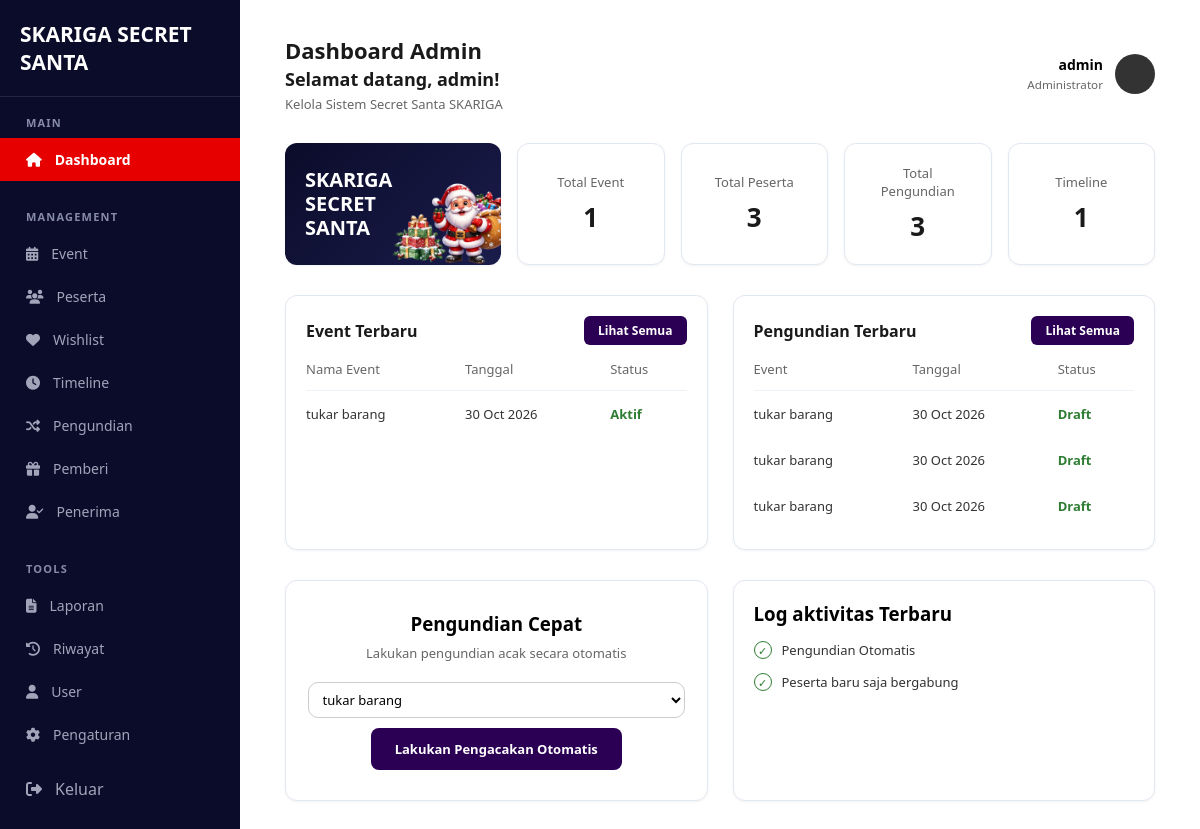
The page /pages/dashboard/menuadmin.php (signed in) on the database as committed earlier.
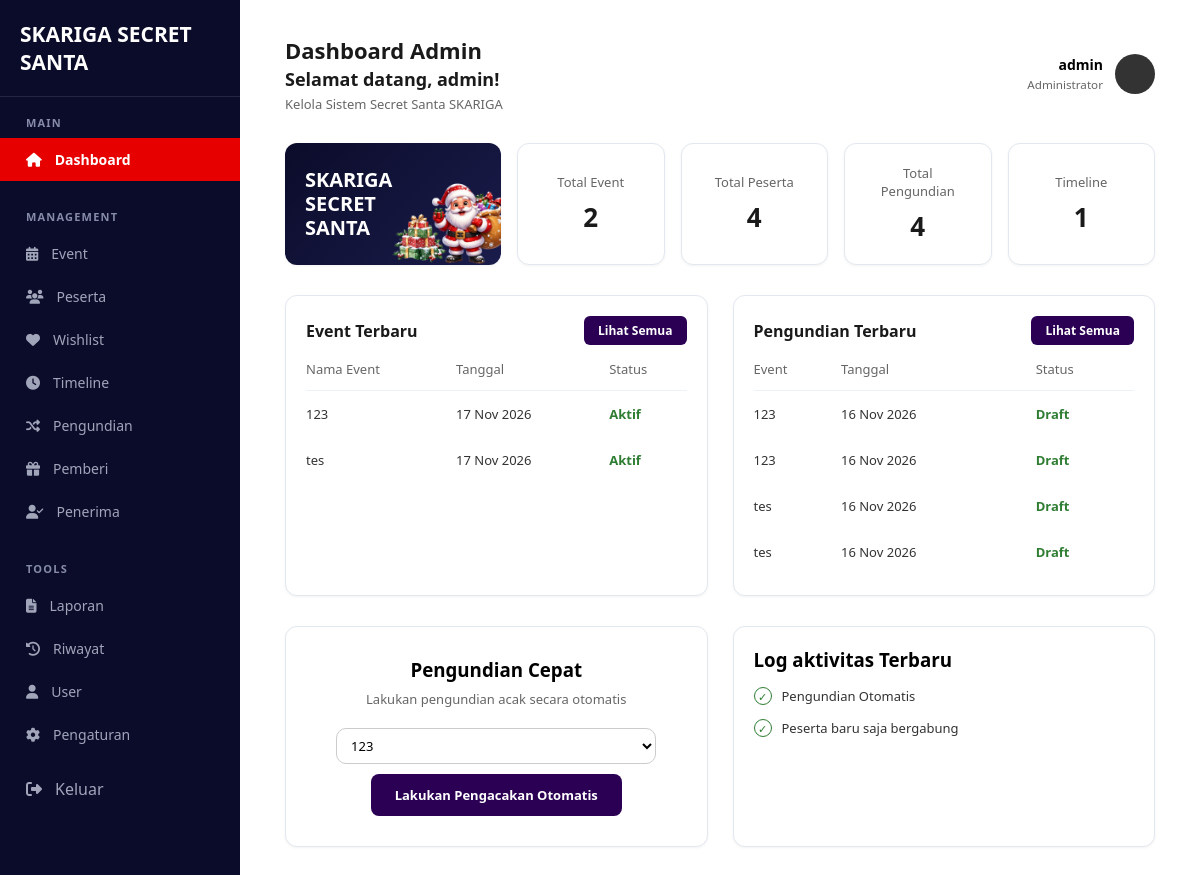
The same page on the database as committed later.
### tables this page shows
CREATE TABLE `events` (
  `id` int(11) NOT NULL,
  `user_id` int(11) NOT NULL,
  `nama_event` varchar(150) NOT NULL,
  `deskripsi` text DEFAULT NULL,
  `tema` varchar(150) DEFAULT NULL,
  `aturan_kado` text DEFAULT NULL,
  `gambar` varchar(255) DEFAULT NULL,
  `budget` decimal(12,2) DEFAULT 0.00,
  `biaya_pendaftaran` decimal(12,2) NOT NULL DEFAULT 0.00,
  `tanggal_event` date DEFAULT NULL,
  `status` enum('draft','aktif','selesai') DEFAULT 'draft',
  `created_at` timestamp NOT NULL DEFAULT current_timestamp()
);

### config/config.php (called while the page is built, shortened)
<?php
$base_url = 'http://localhost:8080/Project-TA-rey-nesya-rendra/';
function base_url($path = '')
{
    global $base_url;
    return $base_url . ltrim($path, '/');
}
?>

### includes/functions.php (called while the page is built, shortened)
<?php
function h($str)
{
    return htmlspecialchars((string) $str, ENT_QUOTES, 'UTF-8');
}
?>

### pages/dashboard/menuadmin.php (the view, shortened to what this page needs)
<?php
require_once __DIR__ . '/../../config/config.php';
require_once __DIR__ . '/../../includes/functions.php';
$total_event = (int) $conn->query("SELECT COUNT(*) AS total FROM events")->fetch_assoc()['total'];
$total_peserta = (int) $conn->query("SELECT COUNT(*) AS total FROM peserta")->fetch_assoc()['total'];
$total_pengundian = (int) $conn->query("SELECT COUNT(*) AS total FROM pengundian")->fetch_assoc()['total'];
$total_timeline = (int) $conn->query("SELECT COUNT(*) AS total FROM timeline")->fetch_assoc()['total'];
$event_terbaru = $conn->query(
    "SELECT nama_event, tanggal_event, status
     FROM events
     ORDER BY created_at DESC
     LIMIT 5"
);
$daftar_event = [];
$resDaftar = $conn->query("SELECT id, nama_event FROM events ORDER BY created_at DESC");
while ($resDaftar && ($ev = $resDaftar->fetch_assoc())) {
    $daftar_event[] = $ev;
}
$pengundian_terbaru = $conn->query(
    "SELECT e.nama_event, p.tanggal_undi, p.status
     FROM pengundian p
     JOIN events e ON e.id = p.event_id
     ORDER BY p.tanggal_undi DESC
     LIMIT 5"
);
?>
<!DOCTYPE html>
<html lang="id">
<head>
    <link rel="stylesheet" href="https://cdnjs.cloudflare.com/ajax/libs/font-awesome/6.6.0/css/all.min.css">
    <link rel="stylesheet" href="<?= base_url('assets/css/style_admin.css') ?>">
</head>
<body>
    <div class="dashboard-container">
        <aside class="admin-sidebar">
    <div class="brand">
        <h2>SKARIGA SECRET SANTA</h2>
    </div>
    <nav class="admin-menu">
        <div class="admin-menu-group">
            <span class="admin-menu-heading">MAIN</span>
            <ul>
                <li class="active"><a href="<?= base_url('pages/dashboard/menuadmin.php') ?>"><i class="fa-solid fa-house admin-icon"></i><span>Dashboard</span></a></li>
            </ul>
        </div>
        <div class="admin-menu-group">
            <span class="admin-menu-heading">MANAGEMENT</span>
            <ul>
                <li><a href="<?= base_url('pages/event/event.php') ?>"><i class="fa-solid fa-calendar-days admin-icon"></i><span>Event</span></a></li>
                <li><a href="<?= base_url('pages/peserta/index.php') ?>"><i class="fa-solid fa-users admin-icon"></i><span>Peserta</span></a></li>
                <li><a href="<?= base_url('pages/wishlist/index.php') ?>"><i class="fa-solid fa-heart admin-icon"></i><span>Wishlist</span></a></li>
                <li><a href="<?= base_url('pages/timeline/index.php') ?>"><i class="fa-solid fa-clock admin-icon"></i><span>Timeline</span></a></li>
                <li><a href="<?= base_url('pages/pengundian/index.php') ?>"><i class="fa-solid fa-shuffle admin-icon"></i><span>Pengundian</span></a></li>
                <li><a href="<?= base_url('pages/pemberi/index.php') ?>"><i class="fa-solid fa-gift admin-icon"></i><span>Pemberi</span></a></li>
                <li><a href="<?= base_url('pages/penerima/index.php') ?>"><i class="fa-solid fa-user-check admin-icon"></i><span>Penerima</span></a></li>
            </ul>
        </div>
        <div class="admin-menu-group">
            <span class="admin-menu-heading">TOOLS</span>
            <ul>
                <li><a href="<?= base_url('pages/laporan/index.php') ?>"><i class="fa-solid fa-file-lines admin-icon"></i><span>Laporan</span></a></li>
                <li><a href="<?= base_url('pages/riwayat/index.php') ?>"><i class="fa-solid fa-clock-rotate-left admin-icon"></i><span>Riwayat</span></a></li>
                <li><a href="<?= base_url('pages/user/index.php') ?>"><i class="fa-solid fa-user admin-icon"></i><span>User</span></a></li>
                <li><a href="<?= base_url('pages/adminpengaturan/index.php') ?>"><i class="fa-solid fa-gear admin-icon"></i><span>Pengaturan</span></a></li>
            </ul>
        </div>
    </nav>
    <div class="admin-sidebar-bottom">
        <a href="<?= base_url('logout.php') ?>"><i class="fa-solid fa-right-from-bracket admin-icon"></i><span>Keluar</span></a>
    </div>
</aside>
        <main>
            <header>
                <div class="header-title">
                    <h2>Dashboard Admin</h2>
                    <h3>Selamat datang, <?= h($_SESSION['nama'] ?? 'Admin') ?>!</h3>
                    <p>Kelola Sistem Secret Santa SKARIGA</p>
                </div>
                <a href="<?= base_url('pages/profiladmin/index.php') ?>"
                    class="user-profile"
                    style="text-decoration: none; color: inherit;">
                    <div style="text-align: right;">
                        <strong><?= h($_SESSION['nama'] ?? 'Admin') ?></strong><br>
                        <small style="color: #666;">Administrator</small>
                    </div>
                    <div class="user-avatar" style="overflow:hidden;">
                    </div>
                </a>
            </header>
            <section class="grid-4">
                <div class="card banner-card" style="position: relative; overflow: hidden;">
                    <h3 style="position: relative; z-index: 2; max-width: 55%; font-size: 20px; line-height: 1.2;">
                        SKARIGA<br>
                        SECRET<br>
                        SANTA
                    </h3>
                    <img src="<?= base_url('assets/img/dasbor.png') ?>"
                        alt="santa"
                        style="
                  position: absolute;
                  right: -10px;
                  bottom: 0;
                  width: 130px;
                  z-index: 1;
            ">
                </div>
                <div class="card stat-card">
                    <p>Total Event</p>
                    <h3><?= $total_event ?></h3>
                </div>
                <div class="card stat-card">
                    <p>Total Peserta</p>
                    <h3><?= $total_peserta ?></h3>
                </div>
                <div class="card stat-card">
                    <p>Total Pengundian</p>
                    <h3><?= $total_pengundian ?></h3>
                </div>
                <div class="card stat-card">
                    <p>Timeline</p>
                    <h3><?= $total_timeline ?></h3>
                </div>
            </section>
            <section class="grid-2">
                <div class="card">
                    <div class="card-header">
                        <h3>Event Terbaru</h3>
                        <a href="<?= base_url('pages/event/event.php') ?>" class="btn-all">Lihat Semua</a>
                    </div>
                    <table>
                        <thead>
                            <tr>
                                <th>Nama Event</th>
                                <th>Tanggal</th>
                                <th>Status</th>
                            </tr>
                        </thead>
                        <tbody>
                            <?php if ($event_terbaru->num_rows === 0): ?>
                                <tr>
                                    <td colspan="3" style="text-align:center; color:#666;">Belum ada event</td>
                                </tr>
                            <?php else: ?>
                                <?php while ($e = $event_terbaru->fetch_assoc()): ?>
                                    <tr>
                                        <td><?= h($e['nama_event']) ?></td>
                                        <td><?= $e['tanggal_event'] ? date('d M Y', strtotime($e['tanggal_event'])) : '-' ?></td>
                                        <td class="<?= $e['status'] === 'aktif' ? 'badge-active' : 'badge-done' ?>">
                                            <?= h(ucfirst($e['status'])) ?>
                                        </td>
                                    </tr>
                                <?php endwhile; ?>
                            <?php endif; ?>
                        </tbody>
                    </table>
                </div>
                <div class="card">
                    <div class="card-header">
                        <h3>Pengundian Terbaru</h3>
                        <a href="<?= base_url('pages/pengundian/index.php') ?>" class="btn-all">Lihat Semua</a>
                    </div>
                    <table>
                        <thead>
                            <tr>
                                <th>Event</th>
                                <th>Tanggal</th>
                                <th>Status</th>
                            </tr>
                        </thead>
                        <tbody>
                            <?php if ($pengundian_terbaru->num_rows === 0): ?>
                                <tr>
                                    <td colspan="3" style="text-align:center; color:#666;">Belum ada pengundian</td>
                                </tr>
                            <?php else: ?>
                                <?php while ($p = $pengundian_terbaru->fetch_assoc()): ?>
                                    <tr>
                                        <td><?= h($p['nama_event']) ?></td>
                                        <td><?= date('d M Y', strtotime($p['tanggal_undi'])) ?></td>
                                        <td class="<?= $p['status'] === 'terkirim' ? 'badge-done' : 'badge-active' ?>">
                                            <?= h(ucfirst($p['status'])) ?>
                                        </td>
                                    </tr>
                                <?php endwhile; ?>
                            <?php endif; ?>
                        </tbody>
                    </table>
                </div>
            </section>
            <section class="grid-2">
                <div class="card quick-draw">
                    <h3>Pengundian Cepat</h3>
                    <p>Lakukan pengundian acak secara otomatis</p>
                    <?php if (!$daftar_event): ?>
                        <p style="color:#666; font-size:13px;">Belum ada event. Buat event terlebih dahulu.</p>
                    <?php else: ?>
                        <form action="<?= base_url('pages/pengundian/index.php') ?>" method="GET">
                            <select name="event_id" aria-label="Pilih event"
                                    style="width:100%; height:36px; padding:0 10px; margin-bottom:10px; font-size:13px; background:#fff; border:1px solid #ccc; border-radius:10px;">
                                <?php foreach ($daftar_event as $ev): ?>
                                    <option value="<?= (int) $ev['id'] ?>"><?= h($ev['nama_event']) ?></option>
                                <?php endforeach; ?>
                            </select>
                            <button type="submit" class="btn-primary">Lakukan Pengacakan Otomatis</button>
                        </form>
                    <?php endif; ?>
                </div>
                <div class="card">
                    <h3>Log aktivitas Terbaru</h3>
                    <ul class="log-list">
                        <li><span class="check-icon">✓</span> Pengundian Otomatis</li>
                        <li><span class="check-icon">✓</span> Peserta baru saja bergabung</li>
                    </ul>
                </div>
            </section>
        </main>
    </div>
</body>
</html>

### assets/css/style_admin.css (style rules this page uses)
* { box-sizing: border-box; margin: 0; padding: 0; font-family: 'Segoe UI', Tahoma, Geneva, Verdana, sans-serif; }
html, body { width: 100%; height: 100%; overflow-x: hidden; background-color: #ffffff; }
.dashboard-container { display: flex; width: 100vw; min-height: 100vh; background-color: #ffffff; }
aside { width: 240px; background-color: #0b0c2a; color: #ffffff; padding: 20px 0; flex-shrink: 0; min-height: 100vh; }
.brand { padding: 0 20px 20px 20px; font-size: 14px; font-weight: bold; border-bottom: 1px solid rgba(255, 255, 255, 0.1); }
aside nav ul { list-style: none; margin-top: 15px; }
aside nav ul li a { display: block; padding: 12px 20px; color: #a0a5ba; text-decoration: none; font-size: 14px; transition: all 0.3s ease; }
aside nav ul li.active a, aside nav ul li a:hover { background-color: #e60000; color: #ffffff; font-weight: bold; }
main { flex: 1; padding: 35px 45px; background-color: #ffffff; min-height: 100vh; }
header { display: flex; justify-content: space-between; align-items: center; margin-bottom: 30px; }
.header-title h2 { font-size: 22px; color: #1a1a1a; font-weight: 700; }
.header-title h3 { font-size: 18px; color: #1a1a1a; margin-top: 2px; }
.header-title p, .page-header p { font-size: 13px; color: #666; margin-top: 4px; }
.user-profile { display: flex; align-items: center; gap: 12px; font-size: 14px; text-align: right; }
.user-avatar { width: 40px; height: 40px; background-color: #333; border-radius: 50%; }
.grid-4 { display: grid; grid-template-columns: 216px repeat(4, 1fr); gap: 16px; margin-bottom: 30px; }
.grid-2 { display: grid; grid-template-columns: 1fr 1fr; gap: 25px; margin-bottom: 30px; }
.card { border: 1px solid #e2e8f0; border-radius: 12px; padding: 20px; background-color: #ffffff; box-shadow: 0 1px 3px rgba(0, 0, 0, 0.05); }
.banner-card { background: linear-gradient(135deg, #0b0c2a 0%, #1a1c4b 100%); color: white; display: flex; flex-direction: column; justify-content: center; border: none; }
.banner-card h3 { font-size: 25px; line-height: 1.3; }
.stat-card { text-align: center; display: flex; flex-direction: column; justify-content: center; }
.stat-card p { font-size: 13px; color: #666; margin-bottom: 8px; }
.stat-card h3 { font-size: 26px; color: #1a1a1a; }
.card-header { display: flex; justify-content: space-between; align-items: center; margin-bottom: 15px; }
.card-header h3 { font-size: 16px; color: #1a1a1a; }
.btn-all { background-color: #2b0054; color: white; padding: 6px 14px; border-radius: 6px; font-size: 12px; text-decoration: none; font-weight: 600; }
table { width: 100%; border-collapse: collapse; font-size: 13px; }
table th { text-align: left; color: #666; font-weight: 500; padding-bottom: 12px; border-bottom: 1px solid #edf2f7; }
table td { padding: 14px 0; color: #333; }
.badge-active, .badge-done { color: #2e7d32; font-weight: 600; }
.quick-draw { display: flex; flex-direction: column; align-items: center; text-align: center; justify-content: center; padding: 30px 20px; }
.quick-draw p { font-size: 13px; color: #666; margin: 8px 0 20px 0; }
.btn-primary { background-color: #2b0054; color: white; border: none; padding: 12px 24px; border-radius: 8px; font-weight: 600; cursor: pointer; font-size: 13px; transition: background 0.3s ease; }
.log-list { list-style: none; margin-top: 15px; }
.log-list li { font-size: 13px; color: #333; margin-bottom: 14px; display: flex; align-items: center; gap: 10px; }
.check-icon { color: #2e7d32; border: 1px solid #2e7d32; border-radius: 50%; width: 18px; height: 18px; display: inline-flex; align-items: center; justify-content: center; font-size: 11px; }
.admin-menu ul li a, .admin-sidebar-bottom a { display: flex !important; align-items: center !important; gap: 13px !important; }
.admin-menu-heading { display: block; padding: 18px 26px 8px; margin: 0; color: #858ba8; font-size: 11px; font-weight: 700; letter-spacing: 1.2px; }
.admin-menu-group { margin-bottom: 10px; }
.admin-menu ul { list-style: none; margin: 0; padding: 0; }
.admin-menu ul li a { display: flex !important; align-items: center !important; gap: 13px !important; padding: 12px 26px !important; color: #a0a5ba; text-decoration: none; }
.admin-menu ul li.active a { background-color: #e60000; color: #ffffff; font-weight: bold; }
.admin-sidebar-bottom a { display: flex; align-items: center; gap: 13px; padding: 12px 26px; color: #a0a5ba; text-decoration: none; }

Rows that differ between the two databases and show on the page:
removed events: nama_event "tukar barang", tanggal_event "30 Oct 2026", status "Aktif"
added events: nama_event "123", tanggal_event "17 Nov 2026", status "Aktif"
added events: nama_event "tes", tanggal_event "17 Nov 2026", status "Aktif"
Other text that changed with them:
$total_event: "1" → "2"
$total_peserta: "3" → "4"
$total_pengundian: "3" → "4"
form field event_id: "tukar barang" → "123"
new list line: "123 16 Nov 2026 Draft"
new list line: "tes 16 Nov 2026 Draft"
list line gone: "tukar barang 30 Oct 2026 Draft"
